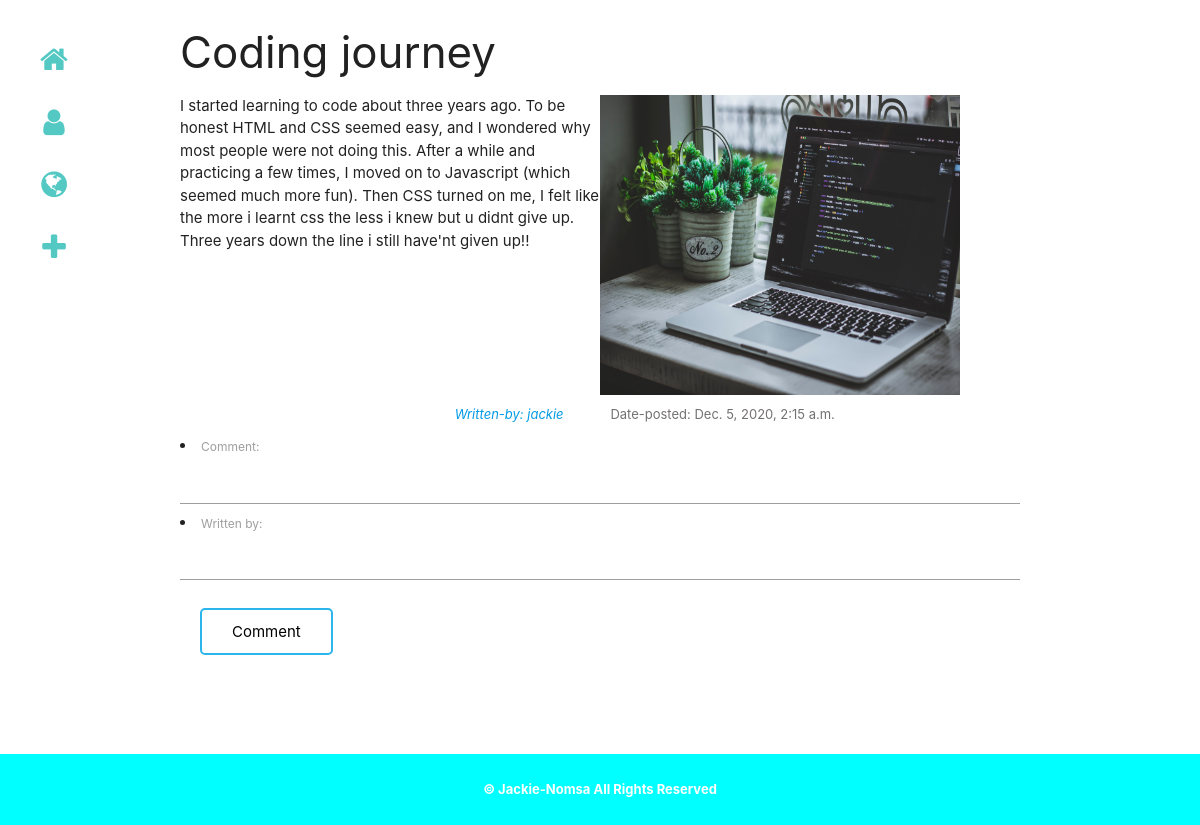
Screenshot of /comment/6 with the database file from the repository.
### posts/models.py (models this page shows, shortened)
class Posts(models.Model):
    title = models.CharField(max_length=50)
    post = models.TextField(null=False)
    author = models.CharField(max_length=30, default='Jackie')
    my_image = models.ImageField(null=True,blank=True, upload_to='images/')
    date_posted = models.DateTimeField(auto_now_add=True, auto_now=False)
    date_updated = models.DateTimeField(auto_now_add=False, auto_now=True)

### posts/views.py (the view)
# urls.py: path('comment/<int:id>', views.comment_post,name='comment'),
def comment_post(request,id):
    post = Posts.objects.get(id=id)
    current_comments = Comments.objects.filter(for_post_id=post.id)
    if request.method == 'POST':
        form = CreateComment(request.POST)
        if form.is_valid():
            comment = form.cleaned_data['comment']
            user_comment = Comments(comment=comment,for_post=post,written_by='annonymous')
            user_comment.save()
            return render(request,'posts/currentpost.html',{'post':post,
        'comments':current_comments})
    else:
        form = CreateComment()
        return render(request,'posts/comment.html',{'post':post,'form':form})

### posts/forms.py
class CreateComment(forms.ModelForm):
    class Meta:
        model = Comments
        fields = ['comment','written_by']

### posts/templates/posts/comment.html
{% extends 'posts/home.html' %} {% block body %}
<div class="my-container home">
  <h3>{{ post.title }}</h3>
  <div class="blog-info">
    <div>
      <p class="blog-text">{{ post.post }}</p>
    </div>
    {% if post.my_image %}
    <img
      class="image"
      src="{{ post.my_image.url }}"
      alt="image-{{ post.title }}"
      width="600"
      max-height="700"
    />
    {% endif %}
    <p class="small-txt">
      <a href="/about" class="writer">Written-by: {{ post.author }}</a>
    </p>
    <p class="small-txt date">Date-posted: {{ post.date_posted }}</p>
  </div>
  <div class="">
    <form
      action="{% url 'comment' id=post.id %}"
      method="POST"
      enctype="multipart/form-data"
    >
      {% csrf_token %} {{form.as_ul}}
      <button type="submit" name="save" class="my-btn">Comment</button>
    </form>
  </div>
</div>
{% endblock %}

### posts/static/css/style.css (style rules this page uses)
*, html { padding: 0; margin: 0; box-sizing: border-box; }
.my-container { width: 80%; margin: auto; }
.blog-info { display: grid; grid-template-columns: auto; margin-bottom: 5em; }
.small-txt { font-size: small; padding: 0.8em; }
.writer { display: block; font-style: italic; text-align: right; margin-right: 2em; }
.date { color: rgb(116, 113, 113); }
.image { width: 20em; height: 18em; }
.my-btn { margin: 20px; }
button { background-color: #fff; border: 2px solid rgb(43, 181, 235); color: #000; padding: 13px 30px; text-align: center; text-decoration: none; display: inline-block; transition-duration: 0.4s; cursor: pointer; border-radius: 5px; }
@media only screen and (min-width: 700px) { .blog-info { grid-template-columns: 2fr 1fr; } }
@media only screen and (min-width: 900px) { .my-container { width: 70%; } }
@media only screen and (min-width: 900px) { .blog-info { margin: auto; grid-template-columns: 1fr 1fr; } }
@media only screen and (min-width: 900px) { .image { width: 24em; height: 20em; } }

### rows the page displays
Posts: title "Coding journey", post "I started learning to code about three years ago. To be honest HTML and CSS seemed easy, and I wondered why most people were not doing this. After a while and practicing a few times, I moved on to Javascript (which seemed much more fun). Then CSS turned on me, I felt like the more i learnt css the less i knew but u didnt give up. Three years down the line i still have'nt given up!!", my_image (picture), author "jackie", date_posted "Dec. 5, 2020, 2:15 a.m."
